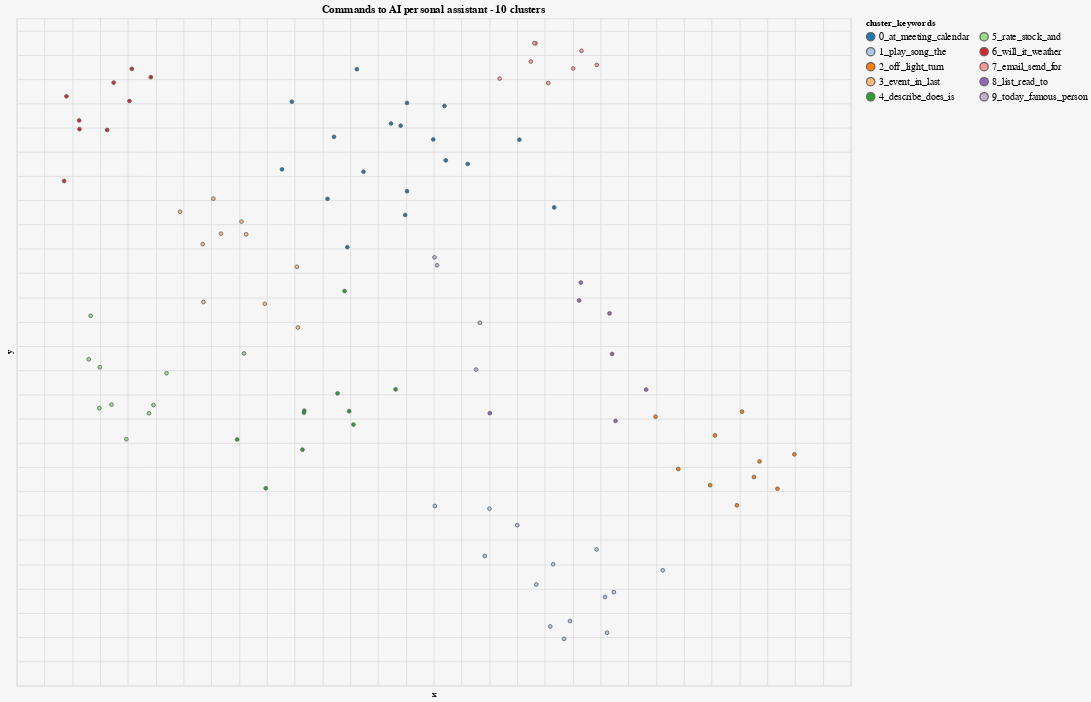

Write notebook code for a chart like this one.
### Markdown cell above
## Step 4: Visualize Clusters on a Plot

### Code cell
def interactive_clusters_scatterplot(
        df: pd.DataFrame,
        fields_in_tooltip: List[str] = None,
        title: str = '',
        title_column: str = 'keywords'
):
    if fields_in_tooltip is None:
        fields_in_tooltip = ['']

    selection = alt.selection_multi(fields=[title_column], bind='legend')

    chart = alt.Chart(df).transform_calculate(
    ).mark_circle(size=20, stroke='#666', strokeWidth=1, opacity=0.1).encode(
        x=
        alt.X('x',
              scale=alt.Scale(zero=False),
              axis=alt.Axis(labels=False, ticks=False, domain=False)
              ),
        y=
        alt.Y('y',
              scale=alt.Scale(zero=False),
              axis=alt.Axis(labels=False, ticks=False, domain=False)
              ),

        color=alt.Color(f'{title_column}:N',
                        legend=alt.Legend(columns=2,
                                          symbolLimit=0,
                                          orient='right',
                                          labelFontSize=12)
                        ),
        opacity=alt.condition(selection, alt.value(1), alt.value(0.2)),
        tooltip=fields_in_tooltip
    ).properties(
        width=1000,
        height=800
    ).add_selection(
        selection
    ).configure_legend(labelLimit=0).configure_view(
        strokeWidth=0
    ).configure(background="#F6f6f6").properties(
        title=title
    ).configure_range(
        category={'scheme': 'category20'}
    )
    return chart

# Reduce dimensions to be able to plot the embeddings
n_neighbors = 15
reducer = umap.UMAP(n_neighbors=n_neighbors)
umap_embeds = reducer.fit_transform(embeddings)
df['x'] = umap_embeds[:, 0]
df['y'] = umap_embeds[:, 1]

# Specify the names of columns to plot

title_column = 'cluster_keywords'
fields_in_tooltip = ['utt', 'topic', 'cluster_keywords']

title = "Commands to AI personal assistant"

chart = interactive_clusters_scatterplot(df,
                                            fields_in_tooltip=fields_in_tooltip,
                                            title=title + " - " + str(n_clusters) + " clusters",
                                            title_column=title_column)
chart
